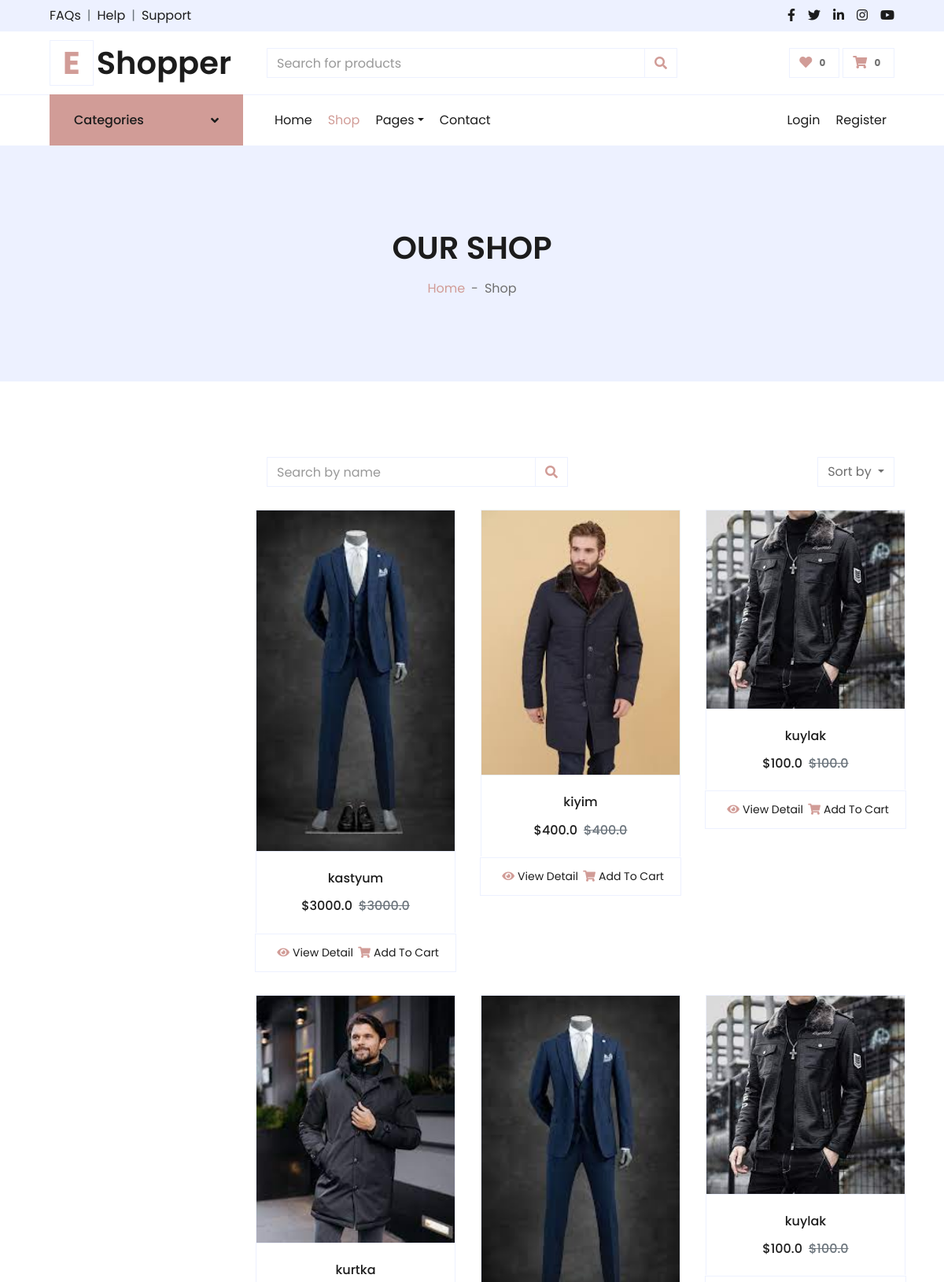
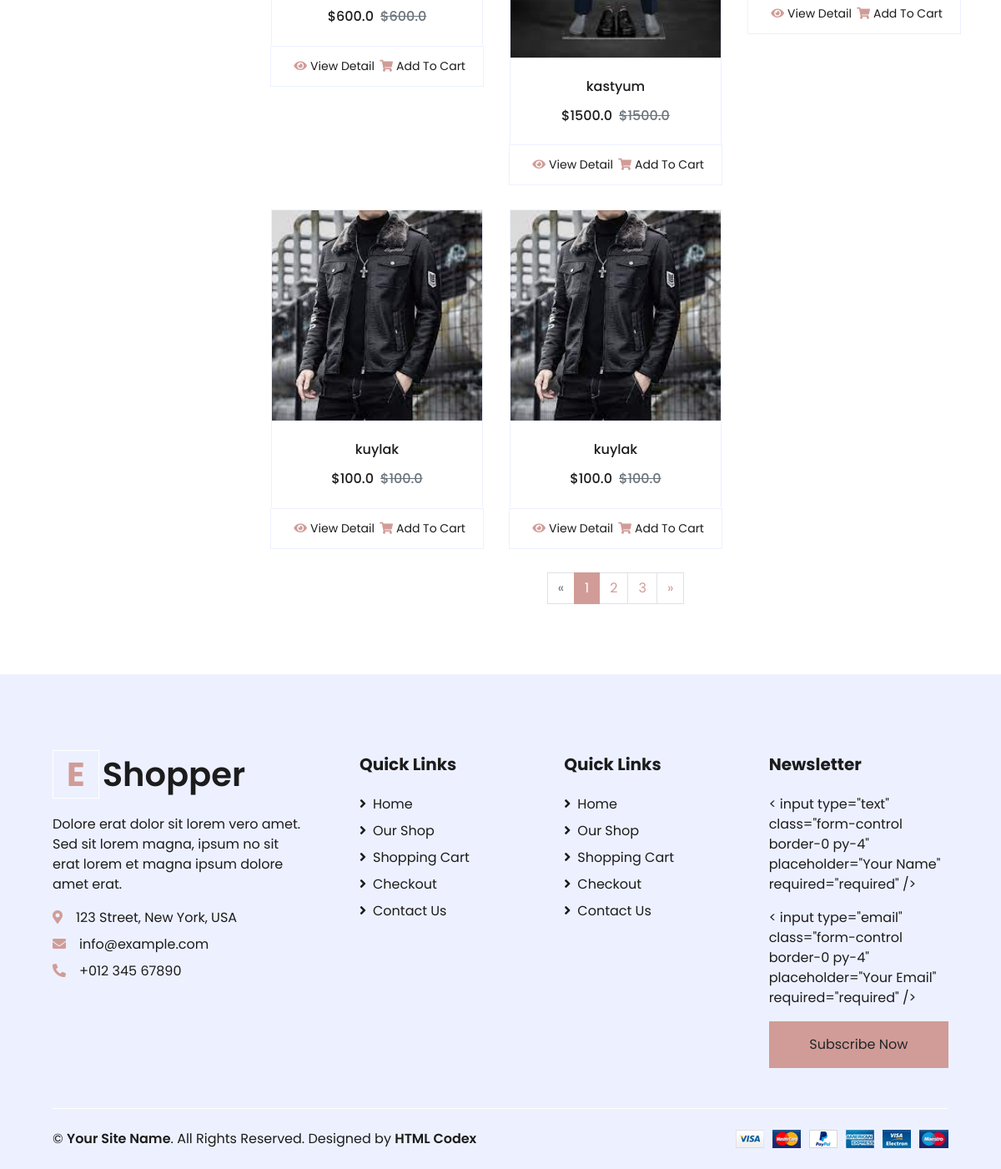
The app's page /shop/ with its own data (2 pictures, top to bottom).
### app/models.py (models this page shows)
class Product(models.Model):
    class ChoiceSize(models.TextChoices):
        XS = 'xs'
        X = 'x'
        M = 'm'
        L = 'l'
        XL = 'xl'
    class ChoiceColor(models.TextChoices):
        BLACK = 'Black'
        WHITE = 'White'
        RED = 'Red'
        BLUE = 'Blue'
        GREEN = 'Green'
    image = models.ImageField(upload_to='product/')
    title = models.CharField(max_length=155)
    review = models.IntegerField(default=1, null=True, blank=True)
    price = models.FloatField()
    text = models.TextField()
    choice = models.CharField(max_length=55, choices=ChoiceSize.choices, default=ChoiceSize.XL)
    color = models.CharField(max_length=25, choices=ChoiceColor.choices, default=ChoiceColor.WHITE)
    quantity = models.IntegerField(default=1)
    category = models.ForeignKey('app.Category', on_delete=models.CASCADE)

### app/views.py (the view)
# urls.py: path('shop/', shop_view, name='shop'),
def shop_view(request):
    products = Product.objects.all()
    context = {
        'products': products
    }
    return render(request, 'app/shop.html', context)

### templates/app/shop.html (shortened to what this page needs)
{% load static %}
<!DOCTYPE html>
<html lang="en">
<head>
    <link href=" https://cdnjs.cloudflare.com/ajax/libs/font-awesome/5.10.0/css/all.min.css" rel="stylesheet">
    <link href="{% static 'lib/owlcarousel/assets/owl.carousel.min.css' %}" rel="stylesheet">
    <link href="{% static 'css/style.css' %}" rel="stylesheet">
</head>
<body>
<div class="container-fluid">
    <div class="row bg-secondary py-2 px-xl-5">
        <div class="col-lg-6 d-none d-lg-block">
            <div class="d-inline-flex align-items-center">
                <a class="text-dark" href="">FAQs</a>
                <span class="text-muted px-2">|</span>
                <a class="text-dark" href="">Help</a>
                <span class="text-muted px-2">|</span>
                <a class="text-dark" href="">Support</a>
            </div>
        </div>
        <div class="col-lg-6 text-center text-lg-right">
            <div class="d-inline-flex align-items-center">
                <a class="text-dark px-2" href="">
                    <i class="fab fa-facebook-f"></i>
                </a>
                <a class="text-dark px-2" href="">
                    <i class="fab fa-twitter"></i>
                </a>
                <a class="text-dark px-2" href="">
                    <i class="fab fa-linkedin-in"></i>
                </a>
                <a class="text-dark px-2" href="">
                    <i class="fab fa-instagram"></i>
                </a>
                <a class="text-dark pl-2" href="">
                    <i class="fab fa-youtube"></i>
                </a>
            </div>
        </div>
    </div>
    <div class="row align-items-center py-3 px-xl-5">
        <div class="col-lg-3 d-none d-lg-block">
            <a href="" class="text-decoration-none">
                <h1 class="m-0 display-5 font-weight-semi-bold"><span
                        class="text-primary font-weight-bold border px-3 mr-1">E</span>Shopper</h1>
            </a>
        </div>
        <div class="col-lg-6 col-6 text-left">
            <form action="">
                <div class="input-group">
                    <input type="text" class="form-control" placeholder="Search for products">
                    <div class="input-group-append">
                            <span class="input-group-text bg-transparent text-primary">
                                <i class="fa fa-search"></i>
                            </span>
                    </div>
                </div>
            </form>
        </div>
        <div class="col-lg-3 col-6 text-right">
            <a href="" class="btn border">
                <i class="fas fa-heart text-primary"></i>
                <span class="badge">0</span>
            </a>
            <a href="" class="btn border">
                <i class="fas fa-shopping-cart text-primary"></i>
                <span class="badge">0</span>
            </a>
        </div>
    </div>
</div>
<div class="container-fluid">
    <div class="row border-top px-xl-5">
        <div class="col-lg-3 d-none d-lg-block">
            <a class="btn shadow-none d-flex align-items-center justify-content-between bg-primary text-white w-100"
               data-toggle="collapse" href="#navbar-vertical" style="height: 65px; margin-top: -1px; padding: 0 30px;">
                <h6 class="m-0">Categories</h6>
                <i class="fa fa-angle-down text-dark"></i>
            </a>
        </div>
        <div class="col-lg-9">
            <nav class="navbar navbar-expand-lg bg-light navbar-light py-3 py-lg-0 px-0">
                <div class="collapse navbar-collapse justify-content-between" id="navbarCollapse">
                    <div class="navbar-nav mr-auto py-0">
                        <a href="{% url 'index' %}" class="nav-item nav-link">Home</a>
                        <a href="{% url 'shop' %}" class="nav-item nav-link active">Shop</a>
                        <div class="nav-item dropdown">
                            <a href="#" class="nav-link dropdown-toggle" data-toggle="dropdown">Pages</a>
                        </div>
                        <a href="{% url 'contact' %}" class="nav-item nav-link">Contact</a>
                    </div>
                    <div class="navbar-nav ml-auto py-0">
                        <a href="" class="nav-item nav-link">Login</a>
                        <a href="" class="nav-item nav-link">Register</a>
                    </div>
                </div>
            </nav>
        </div>
    </div>
</div>
<div class="container-fluid bg-secondary mb-5">
    <div class="d-flex flex-column align-items-center justify-content-center" style="min-height: 300px">
        <h1 class="font-weight-semi-bold text-uppercase mb-3">Our Shop</h1>
        <div class="d-inline-flex">
            <p class="m-0"><a href="">Home</a></p>
            <p class="m-0 px-2">-</p>
            <p class="m-0">Shop</p>
        </div>
    </div>
</div>
<div class="container-fluid pt-5">
    <div class="row px-xl-5">
        <div class="col-lg-3 col-md-12">
        </div>
        <div class="col-lg-9 col-md-12">
            <div class="row pb-3">
                <div class="col-12 pb-1">
                    <div class="d-flex align-items-center justify-content-between mb-4">
                        <form action="">
                            <div class="input-group">
                                <input type="text" class="form-control" placeholder="Search by name">
                                <div class="input-group-append">
                                        <span class="input-group-text bg-transparent text-primary">
                                            <i class="fa fa-search"></i>
                                        </span>
                                </div>
                            </div>
                        </form>
                        <div class="dropdown ml-4">
                            <button class="btn border dropdown-toggle" type="button" id="triggerId"
                                    data-toggle="dropdown" aria-haspopup="true"
                                    aria-expanded="false">
                                Sort by
                            </button>
                        </div>
                    </div>
                </div>
                <div class="row">
                    {% for product in products|slice:':9' %}
                        <div class="col-lg-4 col-md-4 col-sm-12 pb-1">
                            <div class="card product-item border-0 mb-4">
                                <a href="{% url 'shop-details' product.id %}" class="btn btn-sm text-dark p-0">
                                <div class="card-header product-img position-relative overflow-hidden bg-transparent border p-0">
                                    <img class="img-fluid w-100" src="{{ product.image.url }}" alt="">
                                </div>
                                <div class="card-body border-left border-right text-center p-0 pt-4 pb-3">
                                    <h6 class="text-truncate mb-3">{{ product.title }}</h6>
                                    <div class="d-flex justify-content-center">
                                        <h6>${{ product.price }}</h6>
                                        <h6 class="text-muted ml-2">
                                            <del>${{ product.price }}</del>
                                        </h6>
                                    </div>
                                </div>
                                <div class="card-footer d-flex justify-content-between bg-light border">
                                    <a href="" class="btn btn-sm text-dark p-0"><i
                                            class="fas fa-eye text-primary mr-1"></i>View
                                        Detail</a>
                                    <a href="" class="btn btn-sm text-dark p-0"><i
                                            class="fas fa-shopping-cart text-primary mr-1"></i>Add To Cart</a>
                                </div>
                                </a>
                            </div>
                        </div>
                    {% endfor %}
                </div>
                <div class="col-12 pb-1">
                    <nav aria-label="Page navigation">
                        <ul class="pagination justify-content-center mb-3">
                            <li class="page-item disabled">
                                <a class="page-link" href="#" aria-label="Previous">
                                    <span aria-hidden="true">&laquo;</span>
                                </a>
                            </li>
                            <li class="page-item active"><a class="page-link" href="#">1</a></li>
                            <li class="page-item"><a class="page-link" href="#">2</a></li>
                            <li class="page-item"><a class="page-link" href="#">3</a></li>
                            <li class="page-item">
                                <a class="page-link" href="#" aria-label="Next">
                                    <span aria-hidden="true">&raquo;</span>
                                </a>
                            </li>
                        </ul>
                    </nav>
                </div>
            </div>
        </div>
    </div>
</div>
<div class="container-fluid bg-secondary text-dark mt-5 pt-5">
    <div class="row px-xl-5 pt-5">
        <div class="col-lg-4 col-md-12 mb-5 pr-3 pr-xl-5">
            <a href="" class="text-decoration-none">
                <h1 class="mb-4 display-5 font-weight-semi-bold"><span
                        class="text-primary font-weight-bold border border-white px-3 mr-1">E</span>Shopper</h1>
            </a>
            <p>Dolore erat dolor sit lorem vero amet. Sed sit lorem magna, ipsum no sit erat lorem et magna ipsum dolore
                amet erat.</p>
            <p class="mb-2"><i class="fa fa-map-marker-alt text-primary mr-3"></i>123 Street, New York, USA</p>
            <p class="mb-2"><i class="fa fa-envelope text-primary mr-3"></i>info@example.com</p>
            <p class="mb-0"><i class="fa fa-phone-alt text-primary mr-3"></i>+012 345 67890</p>
        </div>
        <div class="col-lg-8 col-md-12">
            <div class="row">
                <div class="col-md-4 mb-5">
                    <h5 class="font-weight-bold text-dark mb-4">Quick Links</h5>
                    <div class="d-flex flex-column justify-content-start">
                        <a class="text-dark mb-2" href="{% url 'index' %}"><i
                                class="fa fa-angle-right mr-2"></i>Home</a>
                        <a class="text-dark mb-2" href="{% url 'shop' %}"><i class="fa fa-angle-right mr-2"></i>Our Shop</a>
                        <a class="text-dark mb-2" href="{% url 'shopping-cart' %}"><i class="fa fa-angle-right mr-2"></i>Shopping
                            Cart</a>
                        <a class="text-dark mb-2" href="{% url 'checkout' %}"><i
                                class="fa fa-angle-right mr-2"></i>Checkout</a>
                        <a class="text-dark" href="{% url 'contact' %}"><i class="fa fa-angle-right mr-2"></i>Contact Us</a>
                    </div>
                </div>
                <div class="col-md-4 mb-5">
                    <h5 class="font-weight-bold text-dark mb-4">Quick Links</h5>
                    <div class="d-flex flex-column justify-content-start">
                        <a class="text-dark mb-2" href="{% url 'index' %}"><i
                                class="fa fa-angle-right mr-2"></i>Home</a>
                        <a class="text-dark mb-2" href="{% url 'shop' %}"><i class="fa fa-angle-right mr-2"></i>Our Shop</a>
                        <a class="text-dark mb-2" href="{% url 'shopping-cart' %}"><i class="fa fa-angle-right mr-2"></i>Shopping
                            Cart</a>
                        <a class="text-dark mb-2" href="{% url 'checkout' %}"><i
                                class="fa fa-angle-right mr-2"></i>Checkout</a>
                        <a class="text-dark" href="{% url 'contact' %}"><i class="fa fa-angle-right mr-2"></i>Contact Us</a>
                    </div>
                </div>
                <div class="col-md-4 mb-5">
                    <h5 class="font-weight-bold text-dark mb-4">Newsletter</h5>
                    <form action="">
                        <div class="form-group">
                            < input type="text" class="form-control border-0 py-4" placeholder="Your Name"
                            required="required" />
                        </div>
                        <div class="form-group">
                            < input type="email" class="form-control border-0 py-4" placeholder="Your Email"
                            required="required" />
                        </div>
                        <div>
                            <button class="btn btn-primary btn-block border-0 py-3" type="submit">Subscribe Now</button>
                        </div>
                    </form>
                </div>
            </div>
        </div>
    </div>
    <div class="row border-top border-light mx-xl-5 py-4">
        <div class="col-md-6 px-xl-0">
            <p class="mb-md-0 text-center text-md-left text-dark">
                &copy; <a class="text-dark font-weight-semi-bold" href="#">Your Site Name</a>. All Rights Reserved.
                Designed
                by
                <a class="text-dark font-weight-semi-bold" href="https://htmlcodex.com">HTML Codex</a>
            </p>
        </div>
        <div class="col-md-6 px-xl-0 text-center text-md-right">
            <img class="img-fluid" src="{% static 'img/payments.png' %}" alt="">
        </div>
    </div>
</div>
</body>
</html>

### records on screen
Product: image (picture), title "kastyum", price "3000.0"
Product: image (picture), title "kiyim", price "400.0"
Product: image (picture), title "kuylak", price "100.0"
Product: image (picture), title "kurtka", price "600.0"
Product: image (picture), title "kastyum", price "1500.0"
Product: image (picture), title "kuylak", price "100.0"
Product: image (picture), title "kuylak", price "100.0"
Product: image (picture), title "kuylak", price "100.0"
